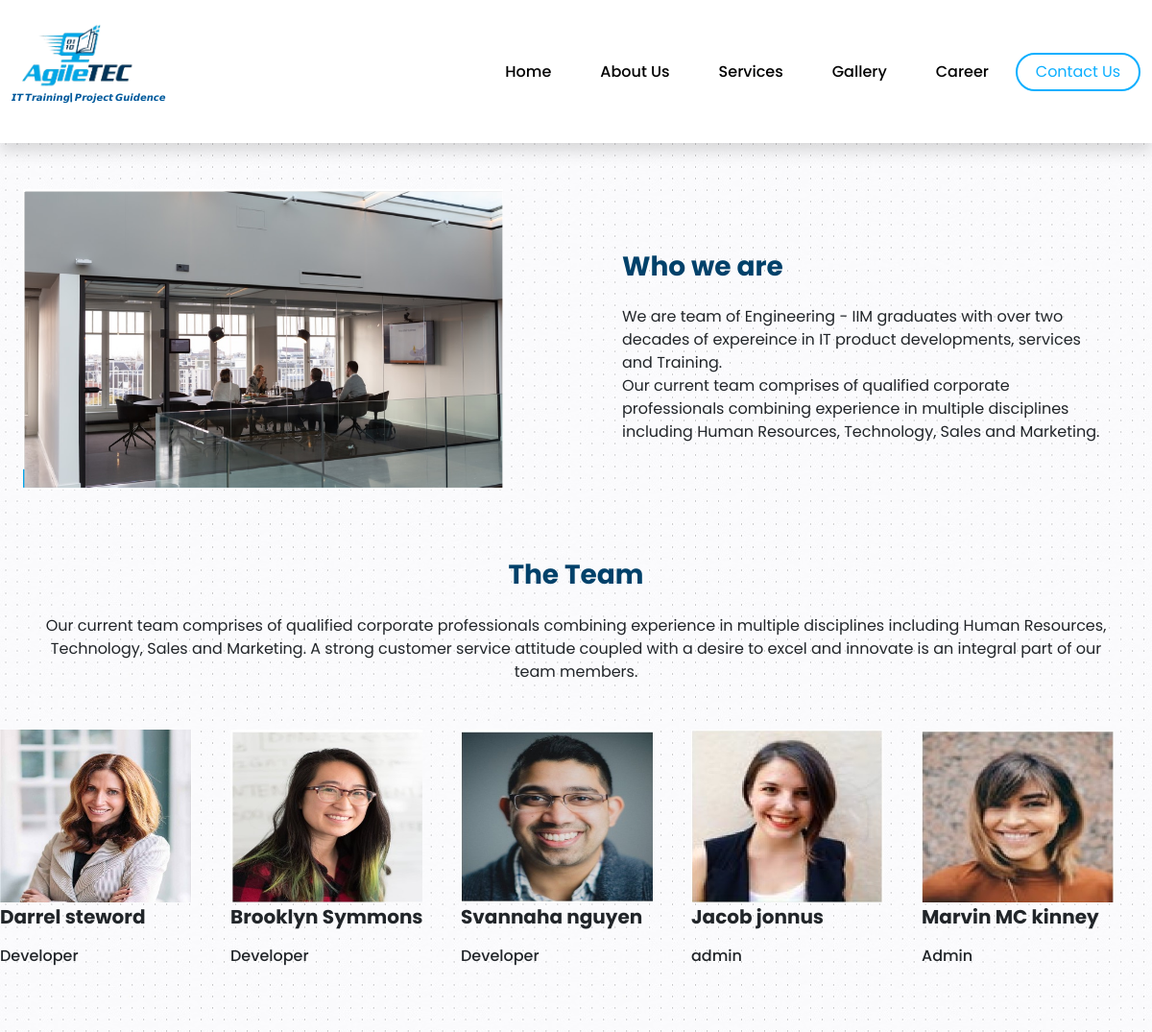
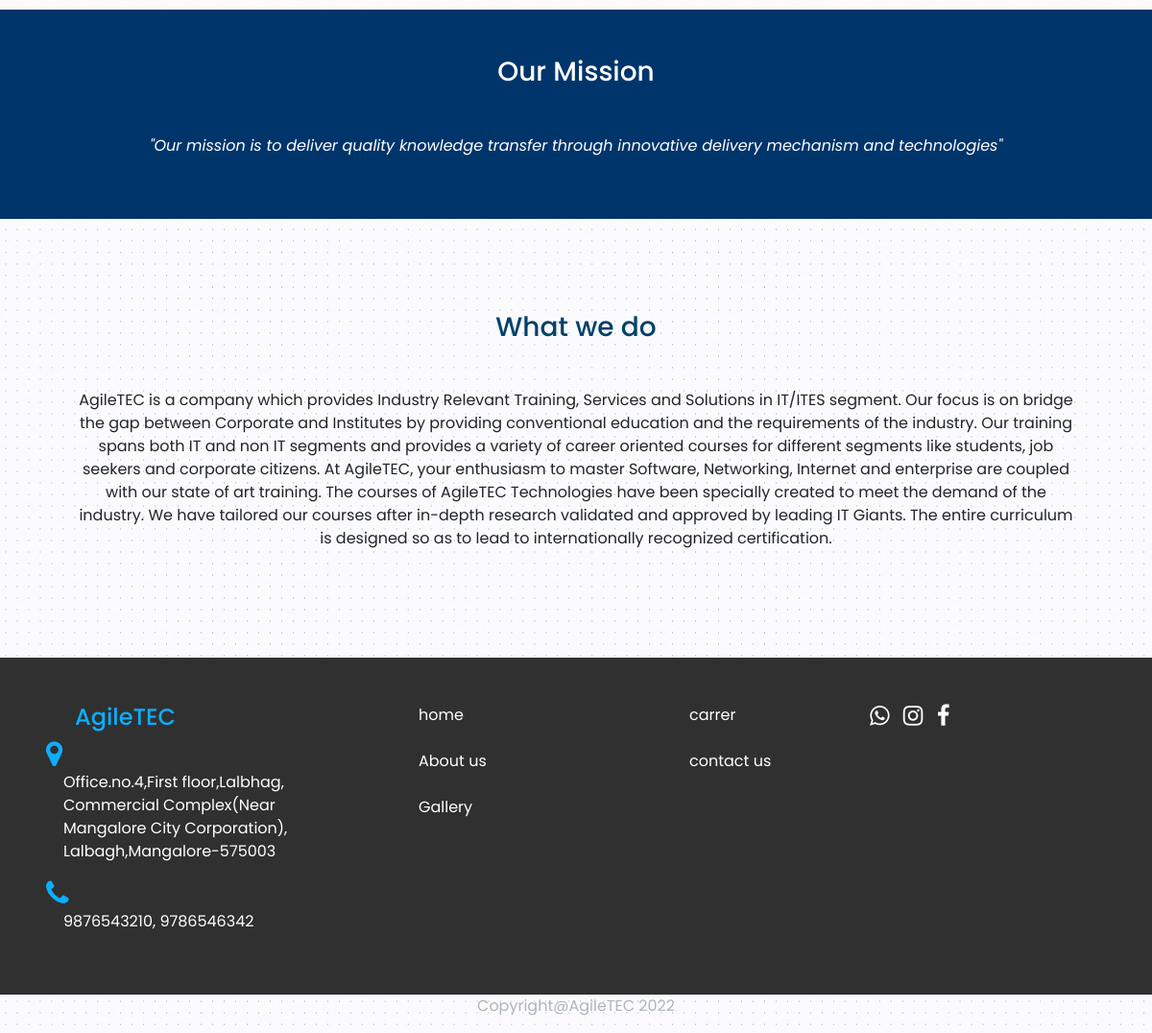
The page /aboutus.php on the database its author committed (2 pictures, top to bottom).
### tables this page shows
CREATE TABLE `aboutus` (
  `id` int(20) NOT NULL AUTO_INCREMENT,
  `image` varchar(100) NOT NULL,
  `name` varchar(50) NOT NULL,
  `tiile` varchar(50) NOT NULL,
  PRIMARY KEY (`id`)
);

### aboutus.php (the view, shortened to what this page needs)
<!DOCTYPE html>
<?php
require_once 'connection.php';
?>
<html>
<?php require("header.php");?>
    <body>
<?php require("nav.php");?>
      <section class="main">
                <div class="container-fluid py-5">
                    <div class="row ">
                        <div class="col-md-6 justify-content-center px-4">
                            <div class="align-items-center justify-content-center">
                            <img src="img/image2.png" class="img-fluid" width="500"/>
                          </div></div>
                        <div class="col py-3 px-5 d-flex flex-wrap ">
                            <p class="h3 mt-5"  style="color:#00416A;font-weight:bold;">Who we are</p>
                            <p class="fs-6">We are team of Engineering - IIM graduates with over two decades of expereince in IT product developments, services and Training.<br>
                                Our current team comprises of qualified corporate professionals combining experience in multiple disciplines including Human Resources, Technology, Sales and Marketing.</p>
                        </div>
                    </div>
                </div>
            </section>
            <div class="container-fluid d-flex flex-wrap mb-4 mt-4">
                <div class="row px-4">
                    <div class="col-lg-12">
                    <p class="h3 mb-4  text-center"  style="color:#00416A;font-weight:bold;">The Team</p>
                    <p class="text-center mb-4">Our current team comprises of qualified corporate professionals combining experience in multiple disciplines including Human Resources, Technology, Sales and Marketing. A strong customer service attitude coupled with a desire to excel and innovate is an integral part of our team members.
                    </p>
                    </div></div></div>
           <div class="container-fluid ">
<div class="row justify-content-center align-items-center">
                    <?php
                        $result = mysqli_query($con,"SELECT * FROM `aboutus`");
                        while ($row=mysqli_fetch_array($result)){
                    ?>
         <div class="col gx-0 px-0">
             <img src="img/<?php echo $row['image']; ?>" alt="not found" width="200" class="img-responsive" style="height:180px;"/>
             <div class="text">
                 <p class="fs-5" style="font-weight:bold;"><?php echo $row['name']; ?></p>
                 <p class="h6"><?php echo $row['tiile']; ?></p>
             </div>
         </div>
       <?php } ?>
         </div> </div>
<div class="container- py-5  mt-4">
    <div class="col-lg-12 ">
    <div class="row py-5 px-5" style="background-color:#00356B;color:white;">
            <p class="h3 text-center mb-5">Our Mission</p>
            <p class="fs-6 text-center"><i>"Our mission is to deliver quality knowledge transfer through innovative delivery mechanism and technologies"</i></p>
    </div>
    </div></div>
<div class="container px-5 py-5">
    <div class="row">
        <div class="col">
            <p class="h3 text-center" style="color:#00416A;">What we do</p>
            <p class="fs-6 mt-5 text-center">AgileTEC is a company which provides Industry Relevant Training, Services and Solutions in IT/ITES segment. Our focus is on bridge the gap between Corporate and Institutes by providing conventional education and the requirements of the industry. Our training spans both IT and non IT segments and provides a variety of career oriented courses for different segments like students, job seekers and corporate citizens. At AgileTEC, your enthusiasm to master Software, Networking, Internet and enterprise are coupled with our state of art training. The courses of AgileTEC Technologies have been specially created to meet the demand of the industry. We have tailored our courses after in-depth research validated and approved by leading IT Giants. The entire curriculum is designed so as to lead to internationally recognized certification.</p>
        </div>
    </div>
</div>
<?php require("footer.php");?>
         <section><div class="container">
                <div class="row">
                    <p class="fs-6  text-center " style="color:#adb5bd">Copyright@AgileTEC 2022</p>
            </div></section>
    </body>
</html>

### css/style.css (style rules this page uses)
* { padding:0; margin:0; box-sizing:border-box; }
body { font-family: 'Poppins', sans-serif; background-image:url(../img/bg.jpg); }

### aboutus.php (style rules this page uses)
body { font-family: 'Poppins', sans-serif; background-image:url(img/bg.jpg); }

### rows shown on the page
aboutus: image (picture), name "Darrel steword", tiile "Developer"
aboutus: image (picture), name "Brooklyn Symmons", tiile "Developer"
aboutus: image (picture), name "Svannaha nguyen", tiile "Developer"
aboutus: image (picture), name "Jacob jonnus", tiile "admin"
aboutus: image (picture), name "Marvin MC kinney", tiile "Admin"
